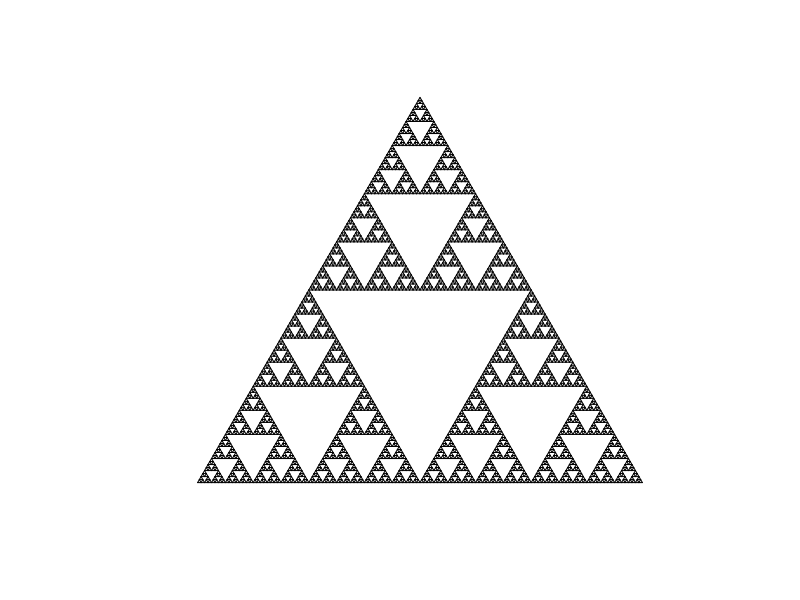

Recreate this plot in R.
#========================================================
# Deterministic Algorithm Example: Sierpinski Gasket
#========================================================

# This algorithm iterates functions on a starting set to create the Sierpinski Gasket. 
#
# The starting set is defined as a LIST of PAIRS of points in the plane.
#
# Each PAIR of points corresponds to a straight line drawn between them.
#
# The functions are applied to each of the endpoints, creating a new list of pairs of points.
#
# This process is repeated for the specified number of iterations.
#
# Finally, the resulting set is plotted by drawing lines between the pairs of points.
#

  # = Pick the number of iterations =
  N <- 7

  # = Define the functions =
  f_1 <- function(x){
    (1/2)*x
  }
  
  f_2 <- function(x){
    (1/2)*x + c(1/2,0)
  }
  
  f_3 <- function(x){
    (1/2)*x + c(1/4,sqrt(3)/4)
  }
  
  # = Define the starting set as a list of pairs of points =
  
  A <- c(0,0)
  B <- c(1,0)
  C <- c(1/2, sqrt(3)/2)
  
  AB<-list()
  AB[[1]]<-A
  AB[[2]]<-B
  
  BC<-list()
  BC[[1]]<-B
  BC[[2]]<-C
  
  CA<-list()
  CA[[1]]<-C
  CA[[2]]<-A
  
  S<-list()
  S[[1]]<-AB
  S[[2]]<-BC
  S[[3]]<-CA
  
  # = = = = = = = = = = = = = = = = = = = = = = = = =
  
  
  # = Define the functions on lists of two elements =
  
  F_1 <- function(X){
    Y <- list()
    Y[[1]]<-f_1(X[[1]])
    Y[[2]]<-f_1(X[[2]])
    Y
  }
  
  F_2 <- function(X){
    Y <- list()
    Y[[1]]<-f_2(X[[1]])
    Y[[2]]<-f_2(X[[2]])
    Y
  }
  
  F_3 <- function(X){
    Y <- list()
    Y[[1]]<-f_3(X[[1]])
    Y[[2]]<-f_3(X[[2]])
    Y
  }
  
  # = = = = = = = = = = = = 
  
  
  
  # = Iterate the functions =
  
  FF <- list()
  
  for(i in 1:N){
    
    for(j in 1:length(S)){
      
      FF[[j]] <- list(F_1(S[[j]]),
                      F_2(S[[j]]),
                      F_3(S[[j]]))
    }
    
    S <- unlist(FF, recursive = FALSE)
    
  }
  
  # = Plot the lines between the pairs of points in the list S
 
  X_1<-vector()
  Y_1<-vector()
  X_2<-vector()
  Y_2<-vector()
  
  for(j in 1:length(S)){
   p <- S[[j]][[1]]
    X_1[j] <- p[1]
    Y_1[j] <- p[2]
  
  q <- S[[j]][[2]]
  X_2[j] <- q[1]
  Y_2[j] <- q[2]
  
 } 
  

  
  plot(c(X_1[1], X_2[1]), c(Y_1[1], Y_2[1]), type="l", xlim = c(0,1), ylim=c(0,sqrt(3)/2), asp=1, xlab="", ylab="", axes=FALSE)
  
 for(j in 2:length(S)){
   lines(c(X_1[j], X_2[j]), c(Y_1[j], Y_2[j]))
 }
  
  
  












